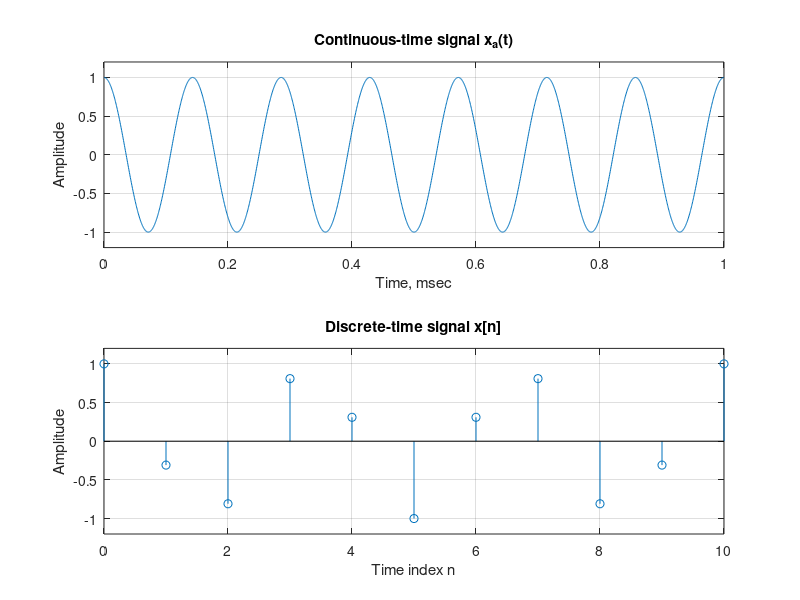

Source code (MATLAB):
% Program a
% Illustration of the Sampling Process 
% in the Time-Domain
clf;
t = 0:0.0005:1;
f = 7;
xa = cos(2*pi*f*t);
subplot(2,1,1)
plot(t,xa);grid
xlabel('Time, msec');ylabel('Amplitude');
title('Continuous-time signal x_{a}(t)');
axis([0 1 -1.2 1.2])
subplot(2,1,2);
T = 0.1;
n = 0:T:1;
xs = cos(2*pi*f*n);
k = 0:length(n)-1;
stem(k,xs);grid;
xlabel('Time index n');ylabel('Amplitude');
title('Discrete-time signal x[n]');
axis([0 (length(n)-1) -1.2 1.2])
